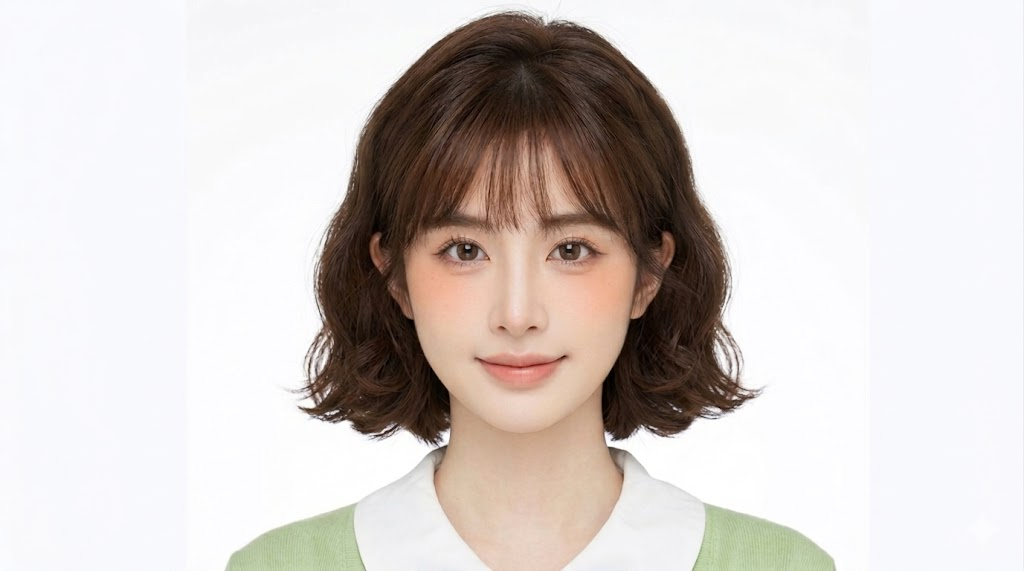
#> input picture assets/female.jpg, 1024 x 571 px
$ python -i hair_color.py   (imports and definitions only)
#> lines starting #> are read from the running program, lines starting #| are printed output that depends on the picture
#> further down, picture is the input picture: PIL image 1024x571 RGB; mean R, G, B 212.7, 205.6, 202.5
from __future__ import annotations

import colorsys
import io
from dataclasses import dataclass

from PIL import Image, UnidentifiedImageError


@dataclass(frozen=True, slots=True)
class HairColorEstimate:
    tone_id: str
    confidence: float
    sample_hex: str


DEFAULT_HAIR_COLOR_TONE = "natural_black"


def _rgb_to_hex(rgb: tuple[int, int, int]) -> str:
    red, green, blue = rgb
    return f"#{red:02X}{green:02X}{blue:02X}"


# [9 lines left out: function _average_rgb, not called in this run]


def _relative_luminance(rgb: tuple[int, int, int]) -> float:
    red, green, blue = rgb
    return (0.2126 * red) + (0.7152 * green) + (0.0722 * blue)


def _pick_hair_like_pixels(image: Image.Image) -> list[tuple[int, int, int]]:
    rgb_image = image.convert("RGB")
    width, height = rgb_image.size
#> width = 1024; height = 571
    left = max(0, int(width * 0.18))
#> left = 184
    right = min(width, int(width * 0.82))
#> right = 839
    top = max(0, int(height * 0.04))
#> top = 22
    bottom = min(height, int(height * 0.42))
#> bottom = 239
    crop = rgb_image.crop((left, top, right, bottom)).resize((120, 120))
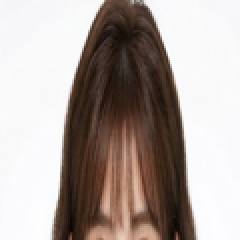
#> crop: PIL image 120x120 RGB (shown 2 times larger); mean R, G, B 175.4, 164.8, 159.7
    pixels = list(crop.getdata())
#> pixels = 14400 items, first 6: (247, 247, 249), (246, 246, 248), (246, 246, 248), (245, 245, 247), (245, 245, 247), (245, 245, 247)
    usable = [
        pixel
        for pixel in pixels
        if max(pixel) < 245 and min(pixel) < 235
    ]
#> usable = 6616 items, first 6: (161, 149, 139), (108, 84, 70), (115, 86, 72), (107, 79, 65), (99, 70, 54), (99, 73, 60)
    if not usable:
        usable = pixels
    darkest = sorted(usable, key=_relative_luminance)
#> darkest = 6616 items, first 6: (13, 4, 2), (14, 5, 2), (12, 6, 4), (10, 7, 5), (19, 5, 2), (12, 8, 4)
    keep_count = max(400, int(len(darkest) * 0.38))
#> keep_count = 2514
    return darkest[:keep_count]


# [51 lines left out: functions _classify_tone, estimate_hair_color, not called in this run]

>>> from PIL import Image
>>> picture = Image.open('../../../assets/female.jpg')
>>> result = _pick_hair_like_pixels(picture)
#> result = 2514 items, first 6: (13, 4, 2), (14, 5, 2), (12, 6, 4), (10, 7, 5), (19, 5, 2), (12, 8, 4)

$ run again, on assets/male.jpg
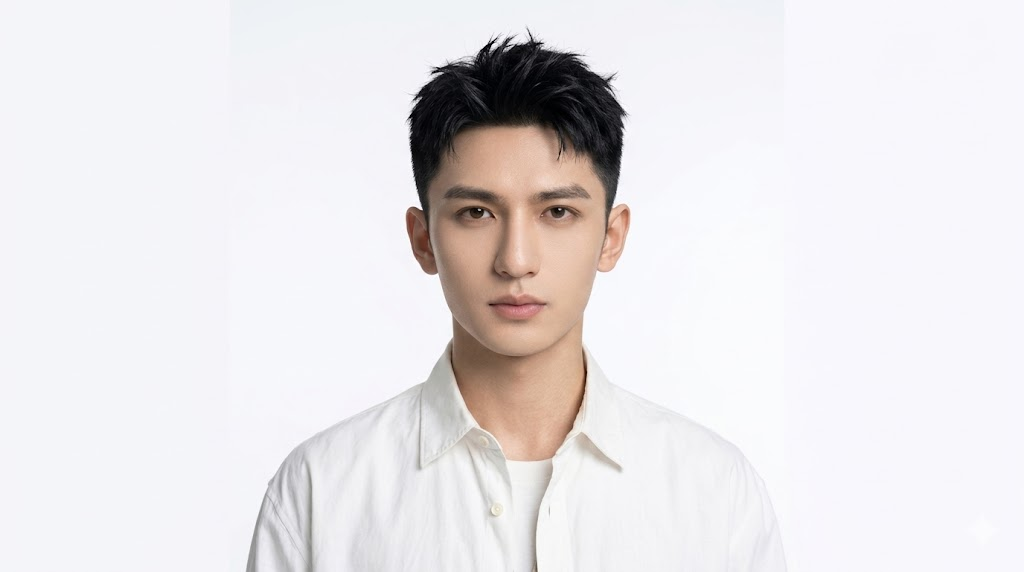
#> input picture assets/male.jpg, 1024 x 572 px
#> picture is the input picture: PIL image 1024x572 RGB; mean R, G, B 232.1, 228.9, 231
#> in _pick_hair_like_pixels, `crop = rgb_image.crop((left, top, right, bottom)).resize((120, 120))`:
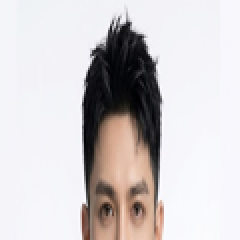
#> crop: PIL image 120x120 RGB (shown 2 times larger); mean R, G, B 207.6, 202.8, 204.1
#> pixels = 14400 items, first 6: (244, 245, 249), (244, 245, 249), (244, 245, 249), (244, 245, 249), (244, 245, 249), (244, 245, 249)
#> usable = 4030 items, first 6: (233, 234, 238), (223, 224, 228), (230, 231, 235), (224, 225, 229), (217, 218, 222), (231, 231, 236)
#> darkest = 4030 items, first 6: (0, 0, 0), (0, 0, 3), (1, 1, 3), (1, 1, 3), (1, 1, 5), (2, 1, 6)
#> keep_count = 1531
#> result = 1531 items, first 6: (0, 0, 0), (0, 0, 3), (1, 1, 3), (1, 1, 3), (1, 1, 5), (2, 1, 6)
